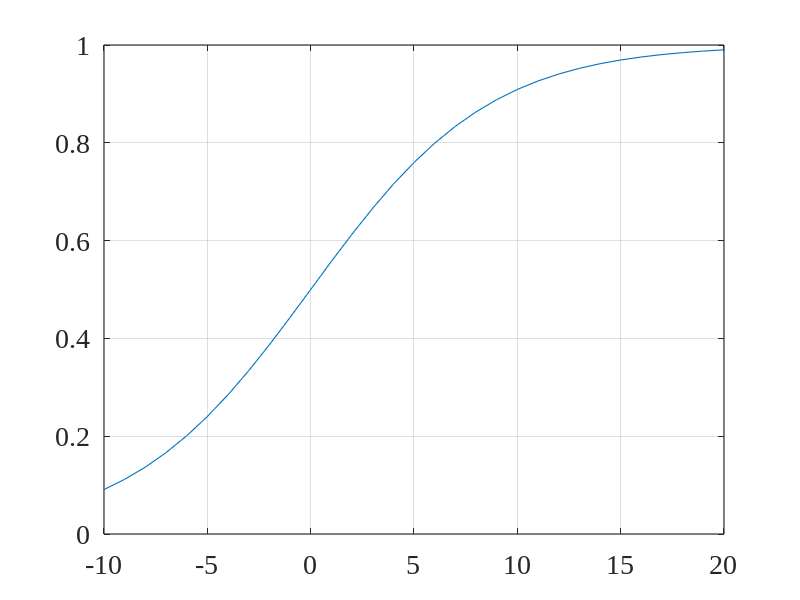
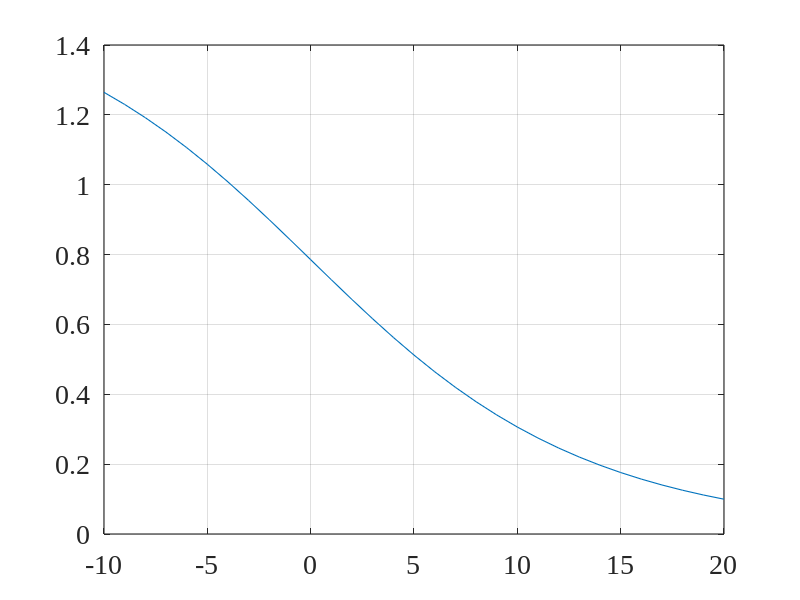
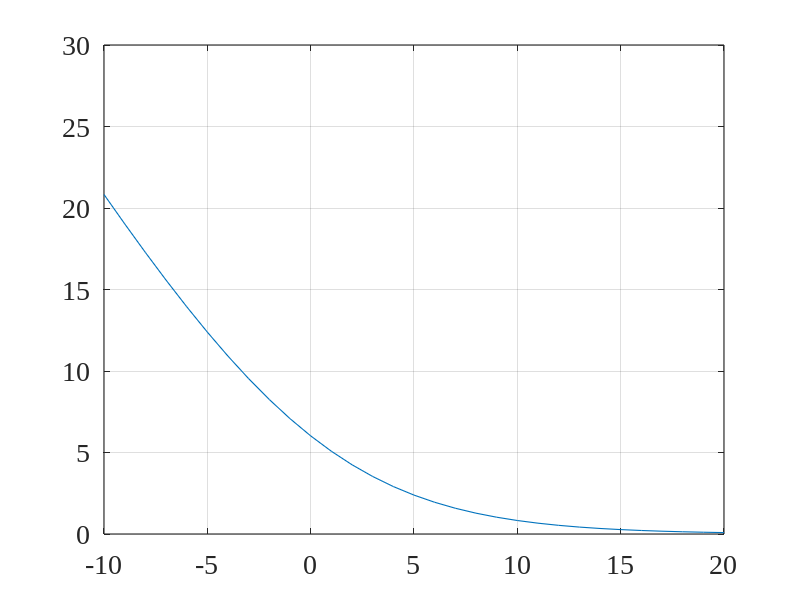
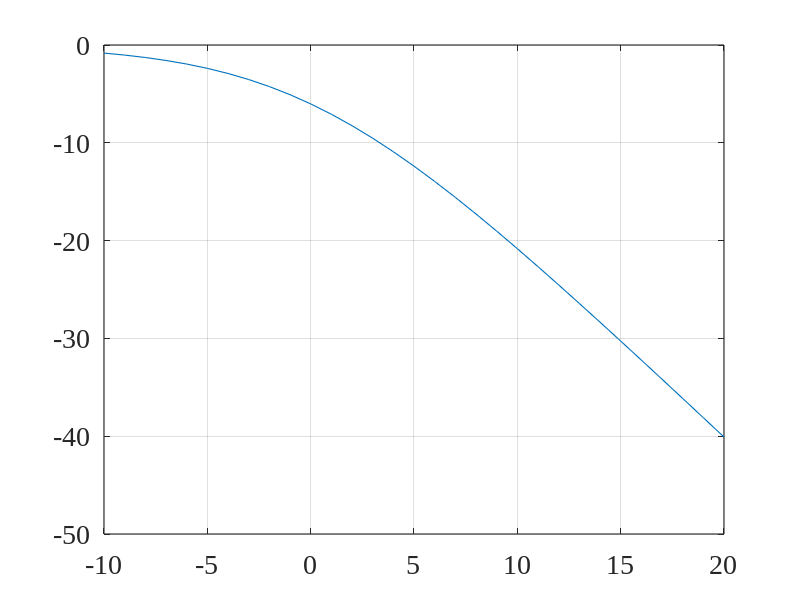

MATLAB code for these plots, in order:
close all; clc; clear all;
linewd = 0.8;
hcfontsize = 20;
MarkerSize=9;

iSNR_dB=(-10:20)';
iSNR=10.^(iSNR_dB/10);

H_W=iSNR./(1+iSNR);
teta=acos(H_W.^0.5);
xi_n=10*log10(1./(H_W.^2));
nu_d=10*log10((1-H_W).^2);

figure
plot(iSNR_dB,H_W,'linewidth',linewd, 'MarkerSize',MarkerSize);
set(gca, 'Color', [1, 1, 1]); 
set(gca, 'FontName', 'Times New Roman');
set(gca, 'FontSize', hcfontsize);
set(gca, 'LineWidth', linewd); 
box on; grid on;

figure
plot(iSNR_dB,teta,'linewidth',linewd, 'MarkerSize',MarkerSize);
set(gca, 'Color', [1, 1, 1]); 
set(gca, 'FontName', 'Times New Roman');
set(gca, 'FontSize', hcfontsize);
set(gca, 'LineWidth', linewd); 
box on; grid on;

figure
plot(iSNR_dB,xi_n,'linewidth',linewd, 'MarkerSize',MarkerSize);
set(gca, 'Color', [1, 1, 1]); 
set(gca, 'FontName', 'Times New Roman');
set(gca, 'FontSize', hcfontsize);
set(gca, 'LineWidth', linewd); 
set(gca,'YLim',[0 30]);
box on; grid on;

figure
plot(iSNR_dB,nu_d,'linewidth',linewd, 'MarkerSize',MarkerSize);
set(gca, 'Color', [1, 1, 1]); 
set(gca, 'FontName', 'Times New Roman');
set(gca, 'FontSize', hcfontsize);
set(gca, 'LineWidth', linewd); 
box on; grid on;
